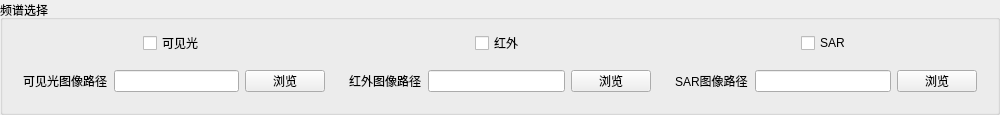
           <widget class="QGroupBox" name="GB_MS">
            <property name="title">
             <string>频谱选择</string>
            </property>
            <layout class="QGridLayout" name="gridLayout_18">
             <item row="0" column="2" alignment="Qt::AlignHCenter">
              <widget class="QCheckBox" name="CB_SAR">
               <property name="text">
                <string>SAR</string>
               </property>
              </widget>
             </item>
             <item row="1" column="0">
              <widget class="QWidget" name="widget_opt" native="true">
               <property name="sizePolicy">
                <sizepolicy hsizetype="Minimum" vsizetype="Fixed">
                 <horstretch>0</horstretch>
                 <verstretch>0</verstretch>
                </sizepolicy>
               </property>
               <property name="minimumSize">
                <size>
                 <width>320</width>
                 <height>40</height>
                </size>
               </property>
               <property name="maximumSize">
                <size>
                 <width>320</width>
                 <height>40</height>
                </size>
               </property>
               <layout class="QGridLayout" name="gridLayout_17">
                <item row="0" column="0">
                 <widget class="QLabel" name="label_imgpath_opt">
                  <property name="text">
                   <string>可见光图像路径</string>
                  </property>
                 </widget>
                </item>
                <item row="0" column="1">
                 <widget class="QLineEdit" name="le_imgpath_opt"/>
                </item>
                <item row="0" column="2">
                 <widget class="QPushButton" name="bu_browse_opt">
                  <property name="text">
                   <string>浏览</string>
                  </property>
                 </widget>
                </item>
               </layout>
              </widget>
             </item>
             <item row="0" column="1" alignment="Qt::AlignHCenter">
              <widget class="QCheckBox" name="CB_IR">
               <property name="text">
                <string>红外</string>
               </property>
              </widget>
             </item>
             <item row="1" column="1">
              <widget class="QWidget" name="widget_IR" native="true">
               <property name="sizePolicy">
                <sizepolicy hsizetype="Fixed" vsizetype="Fixed">
                 <horstretch>0</horstretch>
                 <verstretch>0</verstretch>
                </sizepolicy>
               </property>
               <property name="minimumSize">
                <size>
                 <width>320</width>
                 <height>40</height>
                </size>
               </property>
               <property name="maximumSize">
                <size>
                 <width>320</width>
                 <height>40</height>
                </size>
               </property>
               <layout class="QGridLayout" name="gridLayout_16">
                <item row="0" column="0">
                 <widget class="QLabel" name="label_imgpath_IR">
                  <property name="text">
                   <string>红外图像路径</string>
                  </property>
                 </widget>
                </item>
                <item row="0" column="1">
                 <widget class="QLineEdit" name="le_imgpath_IR"/>
                </item>
                <item row="0" column="2">
                 <widget class="QPushButton" name="bu_browse_IR">
                  <property name="text">
                   <string>浏览</string>
                  </property>
                 </widget>
                </item>
               </layout>
              </widget>
             </item>
             <item row="1" column="2">
              <widget class="QWidget" name="widget_SAR" native="true">
               <property name="sizePolicy">
                <sizepolicy hsizetype="Fixed" vsizetype="Fixed">
                 <horstretch>0</horstretch>
                 <verstretch>0</verstretch>
                </sizepolicy>
               </property>
               <property name="minimumSize">
                <size>
                 <width>320</width>
                 <height>40</height>
                </size>
               </property>
               <property name="maximumSize">
                <size>
                 <width>320</width>
                 <height>40</height>
                </size>
               </property>
               <layout class="QGridLayout" name="gridLayout_19">
                <item row="0" column="0">
                 <widget class="QLabel" name="label_imgpath_SAR">
                  <property name="text">
                   <string>SAR图像路径</string>
                  </property>
                 </widget>
                </item>
                <item row="0" column="1">
                 <widget class="QLineEdit" name="le_imgpath_SAR"/>
                </item>
                <item row="0" column="2">
                 <widget class="QPushButton" name="bu_browse_SAR">
                  <property name="text">
                   <string>浏览</string>
                  </property>
                 </widget>
                </item>
               </layout>
              </widget>
             </item>
             <item row="0" column="0" alignment="Qt::AlignHCenter">
              <widget class="QCheckBox" name="CB_opt">
               <property name="text">
                <string>可见光</string>
               </property>
              </widget>
             </item>
            </layout>
           </widget>
